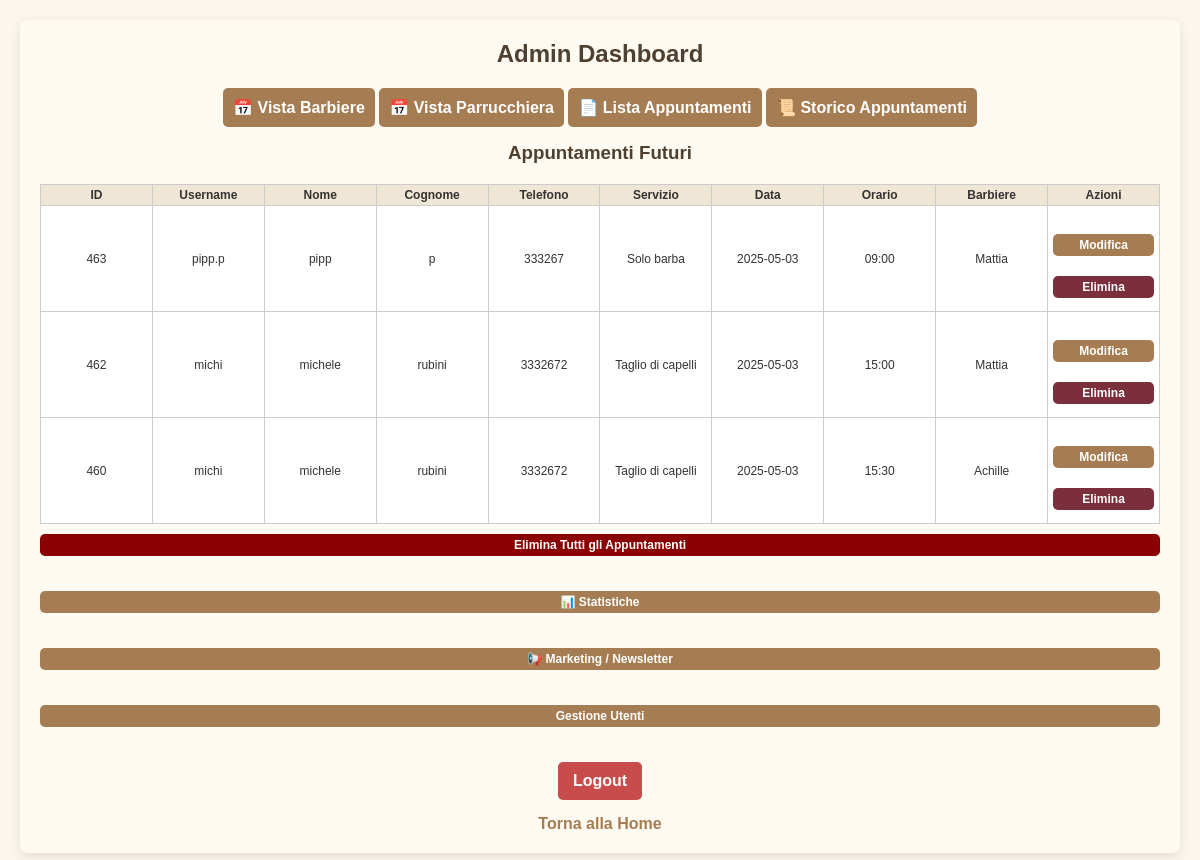
Page /admin_dashboard (signed in) on the committed database.
### tables this page shows
CREATE TABLE appointments (
            id INTEGER PRIMARY KEY AUTOINCREMENT,
            user_id INTEGER NOT NULL,
            service TEXT NOT NULL,
            date TEXT NOT NULL,
            time TEXT NOT NULL, barber TEXT NOT NULL DEFAULT 'Mattia', tipo TEXT DEFAULT 'barbiere',
            FOREIGN KEY (user_id) REFERENCES users(id)
        );

CREATE TABLE users (
            id INTEGER PRIMARY KEY AUTOINCREMENT,
            username TEXT NOT NULL UNIQUE,
            password TEXT NOT NULL
        , name TEXT NOT NULL DEFAULT 'NOME', surname TEXT NOT NULL DEFAULT 'COGNOME', phone TEXT NOT NULL DEFAULT '0000000000', email TEXT, newsletter_optin INTEGER DEFAULT 0);

### app.py (the view)
@app.route('/admin_dashboard')
def admin_dashboard():
    if 'admin' not in session:
        return redirect(url_for('login_admin'))
    conn = sqlite3.connect('bookings.db')
    cursor = conn.cursor()
    today = datetime.now().strftime("%Y-%m-%d")
    conn.commit()
    cursor.execute("""
        SELECT appointments.id, users.username, users.name, users.surname, users.phone,
               appointments.service, appointments.date, appointments.time, appointments.barber
        FROM appointments
        JOIN users ON appointments.user_id = users.id
        WHERE appointments.date >= ?
        ORDER BY DATE(appointments.date), TIME(appointments.time)
    """, (today,))
    appointments = cursor.fetchall()
    conn.close()
    return render_template('admin_dashboard.html', appointments=appointments)

### templates/admin_dashboard.html (shortened to what this page needs)
<!DOCTYPE html>
<html lang="it">
<head>
  <link rel="stylesheet" href="{{ url_for('static', filename='style.css') }}">
</head>
<body>
  <div class="container">
    <h2>Admin Dashboard</h2>
    <div class="view-toggle">
      <button onclick="showCalendarView()">📅 Vista Barbiere</button>
      <button onclick="location.href='{{ url_for('admin_hourly_calendar') }}'">📅 Vista Parrucchiera</button>
      <button onclick="showListView()">📄 Lista Appuntamenti</button>
      <button onclick="location.href='{{ url_for('admin_history') }}'">📜 Storico Appuntamenti</button>
    </div>
    <div id="list-view" class="list-view active-view">
      <h3>Appuntamenti Futuri</h3>
      {% if appointments %}
        <table>
          <thead>
            <tr>
              <th>ID</th>
              <th>Username</th>
              <th>Nome</th>
              <th>Cognome</th>
              <th>Telefono</th>
              <th>Servizio</th>
              <th>Data</th>
              <th>Orario</th>
              <th>Barbiere</th>
              <th>Azioni</th>
            </tr>
          </thead>
          <tbody>
            {% for appointment in appointments %}
              <tr>
                <td>{{ appointment[0] }}</td>
                <td>{{ appointment[1] }}</td>
                <td>{{ appointment[2] }}</td>
                <td>{{ appointment[3] }}</td>
                <td>{{ appointment[4] }}</td>
                <td>{{ appointment[5] }}</td>
                <td>{{ appointment[6] }}</td>
                <td>{{ appointment[7] }}</td>
                <td>{{ appointment[8] }}</td>
                <td>
                  <a href="{{ url_for('edit_appointment', appointment_id=appointment[0]) }}">
                    <button class="big-btn">Modifica</button>
                  </a>
                  <button class="delete-appointment admin big-btn" data-id="{{ appointment[0] }}" style="background-color: #7b2f3c; color: white;">Elimina</button>
                </td>
              </tr>
            {% endfor %}
          </tbody>
        </table>
      {% else %}
        <p>Nessun appuntamento disponibile.</p>
      {% endif %}
    </div>
    <form action="{{ url_for('delete_all_appointments') }}" method="post" onsubmit="return confirm('Sei sicuro di voler eliminare tutti gli appuntamenti?');">
      <button type="submit" class="big-btn" style="background-color: darkred;">Elimina Tutti gli Appuntamenti</button>
    </form>
    <a href="{{ url_for('admin_stats') }}">
      <button class="big-btn">📊 Statistiche</button>
    </a>
    <a href="{{ url_for('admin_marketing') }}">
      <button class="big-btn" style="margin: 10px 0;">📢 Marketing / Newsletter</button>
    </a>
    <a href="{{ url_for('admin_users') }}">
      <button class="big-btn">Gestione Utenti</button>
    </a>
    <a href="{{ url_for('logout') }}"><button class="logout-btn">Logout</button></a>
    <a href="{{ url_for('index') }}">Torna alla Home</a>
  </div>
</body>
</html>

### static/style.css (style rules this page uses)
* { box-sizing: border-box; margin: 0; padding: 0; }
body { font-family: 'Arial', sans-serif; background-color: #fdf6ec; color: #333; display: flex; flex-direction: column; align-items: center; padding: 20px; }
.container { width: 100%; max-width: 600px; background: #fffaf2; padding: 20px; border-radius: 8px; box-shadow: 0 4px 12px rgba(0, 0, 0, 0.1); margin: 20px 0; }
h1, h2, h3 { text-align: center; color: #4e3f2f; margin-bottom: 15px; }
form { display: flex; flex-direction: column; }
input, select, button { padding: 10px; margin-top: 5px; background-color: #fef9f0; color: #333; border: 1px solid #ccc; border-radius: 5px; font-size: 16px; }
button { background-color: #a67c52; color: #fff; cursor: pointer; font-weight: bold; transition: background-color 0.3s; border: none; }
.big-btn { width: 100%; padding: 15px; font-size: 18px; margin: 10px 0; }
.logout-btn { background-color: #c94c4c; color: white; padding: 10px 15px; font-size: 16px; font-weight: bold; border-radius: 5px; cursor: pointer; transition: background-color 0.3s; border: none; margin-top: 10px; }
a { display: block; text-align: center; margin-top: 15px; text-decoration: none; color: #a67c52; font-weight: bold; }
table { width: 100%; border-collapse: collapse; margin-top: 20px; background-color: #fff; color: #333; }
table, th, td { border: 1px solid #ddd; }
th, td { padding: 10px; text-align: center; }
th { background-color: #f0e6d6; color: #333; }

### templates/admin_dashboard.html (style rules this page uses)
.container { max-width: 1400px; margin: auto; padding: 20px; }
.view-toggle { margin: 15px 0; text-align: center; }
.calendar-view, .list-view { display: none; }
.active-view { display: block; }
table { font-size: 12px; border-collapse: collapse; width: 100%; table-layout: fixed; }
th, td { padding: 3px 5px; text-align: center; border: 1px solid #ccc; overflow: hidden; text-overflow: ellipsis; white-space: nowrap; }
th:nth-child(1), td:nth-child(1) { max-width: 40px; }
th:nth-child(9), td:nth-child(9) { max-width: 120px; }
.big-btn { font-size: 12px; padding: 4px 8px; }

### rows in the picture
appointments: id "463", username "pipp.p", name "pipp", surname "p", phone "333267", service "Solo barba", date "2025-05-03", time "09:00", barber "Mattia"
appointments: id "462", username "michi", name "michele", surname "rubini", phone "3332672", service "Taglio di capelli", date "2025-05-03", time "15:00", barber "Mattia"
appointments: id "460", username "michi", name "michele", surname "rubini", phone "3332672", service "Taglio di capelli", date "2025-05-03", time "15:30", barber "Achille"
